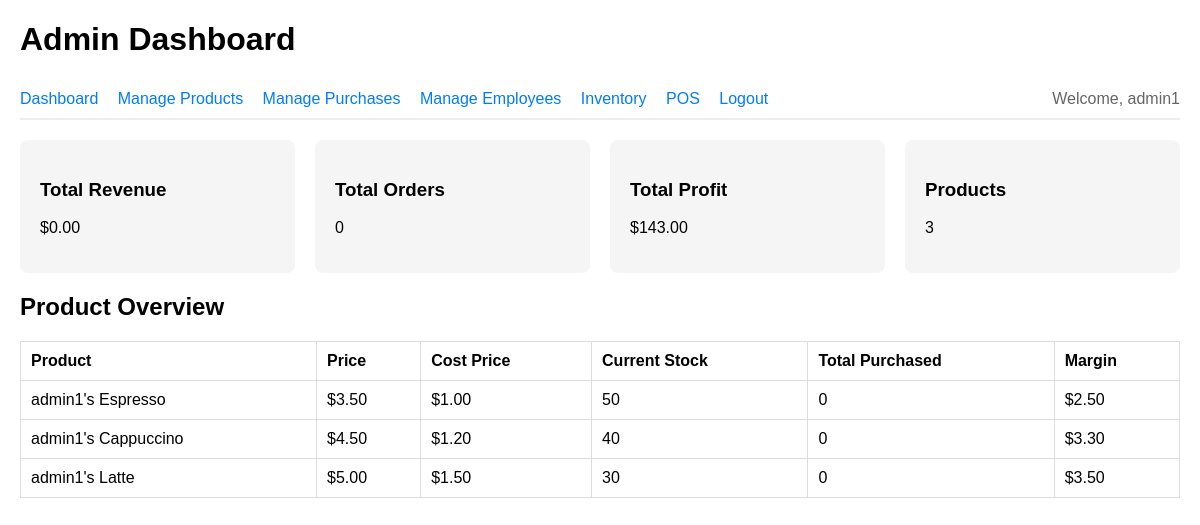
The app's page /admin/dashboard (signed in) with its own data.
### models.py (models this page shows, shortened)
class User(UserMixin, db.Model):
    id = db.Column(db.Integer, primary_key=True)
    username = db.Column(db.String(80), unique=True, nullable=False)
    password_hash = db.Column(db.String(200), nullable=False)
    is_admin = db.Column(db.Boolean, default=False)

class Product(db.Model):
    id = db.Column(db.Integer, primary_key=True)
    name = db.Column(db.String(100))
    price = db.Column(db.Float)
    stock = db.Column(db.Integer)
    cost_price = db.Column(db.Float, default=0)
    purchased_quantity = db.Column(db.Integer, default=0)
    admin_id = db.Column(db.Integer, db.ForeignKey('user.id'))  # Link product to admin
    admin = db.relationship('User', backref='products')  # Relationship

### app.py (the view)
@app.route("/admin/dashboard")
@login_required
def admin_dashboard():
    if not current_user.is_admin:
        return redirect(url_for("pos"))
    products = Product.query.filter_by(admin_id=current_user.id).all()
    orders = Order.query.filter_by(admin_id=current_user.id, paid=True).all()
    total_revenue = sum(order.total for order in orders)
    total_orders = len(orders)
    total_cost = 0
    for product in products:
        admin_purchases = Purchase.query.filter_by(
            product_id=product.id,
            admin_id=current_user.id
        ).all()
        purchased_qty = sum(p.quantity for p in admin_purchases)
        sold_qty = purchased_qty - product.stock
        total_cost += sold_qty * (product.cost_price or 0)
    total_profit = total_revenue - total_cost
    return render_template("admin_dashboard.html",
                         products=products,
                         total_revenue=total_revenue,
                         total_orders=total_orders,
                         total_profit=total_profit)

### app.py (called while the page is built)
@login_manager.user_loader
def load_user(user_id):
    return User.query.get(int(user_id))

### templates/admin_dashboard.html (shortened to what this page needs)
<!DOCTYPE html>
<html>
<head>
</head>
<body>
    <h1>Admin Dashboard</h1>
<div class="nav">
    <a href="{{ url_for('admin_dashboard') }}">Dashboard</a>
    <a href="{{ url_for('manage_products') }}">Manage Products</a>
    <a href="{{ url_for('manage_purchases') }}">Manage Purchases</a>
    <a href="{{ url_for('manage_employees') }}">Manage Employees</a>
    <a href="{{ url_for('inventory') }}">Inventory</a>
    <a href="{{ url_for('pos') }}">POS</a>
    <a href="{{ url_for('logout') }}">Logout</a>
    <span class="user-info">Welcome, {{ current_user.username }}</span>
</div>
    <div class="dashboard">
        <div class="card">
            <h3>Total Revenue</h3>
            <p>${{ "%.2f"|format(total_revenue) }}</p>
        </div>
        <div class="card">
            <h3>Total Orders</h3>
            <p>{{ total_orders }}</p>
        </div>
        <div class="card">
            <h3>Total Profit</h3>
            <p>${{ "%.2f"|format(total_profit) }}</p>
        </div>
        <div class="card">
            <h3>Products</h3>
            <p>{{ products|length }}</p>
        </div>
    </div>
    <h2>Product Overview</h2>
    <table>
        <tr>
            <th>Product</th>
            <th>Price</th>
            <th>Cost Price</th>
            <th>Current Stock</th>
            <th>Total Purchased</th>
            <th>Margin</th>
        </tr>
        {% for p in products %}
        <tr>
            <td>{{ p.name }}</td>
            <td>${{ "%.2f"|format(p.price) }}</td>
            <td>${{ "%.2f"|format(p.cost_price) }}</td>
            <td>{{ p.stock }}</td>
            <td>{{ p.purchased_quantity }}</td>
            <td>${{ "%.2f"|format(p.price - p.cost_price) }}</td>
        </tr>
        {% endfor %}
    </table>
</body>
</html>

### templates/admin_dashboard.html (style rules this page uses)
body { font-family: Arial; margin: 20px; }
.dashboard { display: grid; grid-template-columns: repeat(4, 1fr); gap: 20px; margin: 20px 0; }
.card { background: #f5f5f5; padding: 20px; border-radius: 8px; }
.nav { margin: 20px 0; padding: 10px 0; border-bottom: 2px solid #eee; }
.nav a { margin-right: 15px; text-decoration: none; color: #007bff; }
.user-info { float: right; color: #666; }
table { width: 100%; border-collapse: collapse; margin: 20px 0; }
th, td { border: 1px solid #ddd; padding: 10px; text-align: left; }

### records on screen
User: username "admin1"
Product: name "admin1's Espresso", price "3.50", cost_price "1.00", stock "50", purchased_quantity "0", p.price-p.cost_price "2.50"
Product: name "admin1's Cappuccino", price "4.50", cost_price "1.20", stock "40", purchased_quantity "0", p.price-p.cost_price "3.30"
Product: name "admin1's Latte", price "5.00", cost_price "1.50", stock "30", purchased_quantity "0", p.price-p.cost_price "3.50"

### other values on screen
{{ "%.2f"|format(total_revenue) }} "0.00"
{{ total_orders }} "0"
{{ "%.2f"|format(total_profit) }} "143.00"
{{ products|length }} "3"
